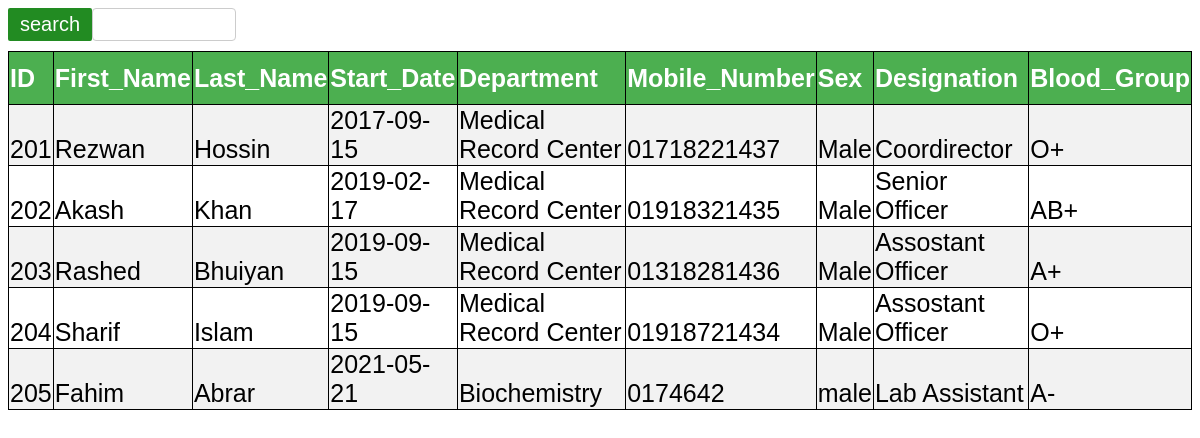
Page /HMS/display/list-employee.php on the committed database.
### tables this page shows
CREATE TABLE `employee` (
  `id` int(6) NOT NULL,
  `first_name` varchar(50) DEFAULT NULL,
  `last_name` varchar(50) NOT NULL,
  `start_date` date DEFAULT NULL,
  `department_name` varchar(50) NOT NULL,
  `mobile_number` varchar(11) DEFAULT NULL,
  `sex` varchar(50) DEFAULT NULL,
  `designation` varchar(50) NOT NULL,
  `blood_group` char(4) DEFAULT NULL
);

### HMS/display/list-employee.php (the view, shortened to what this page needs)
<!DOCTYPE html>
<html>
<head>
</head>
<body>
	<div class="container">
		<form action="search-amployee.php" method="post">
			<input type="text" name="search" >
			<button class="btn">search</button>
		</form>
	<table>
		<tr>
			<th>ID</th>
			<th>First_Name</th>
			<th>Last_Name</th>
			<th>Start_Date</th>
			<th>Department</th>
			<th>Mobile_Number</th>
			<th>Sex</th>
			<th>Designation</th>
			<th>Blood_Group</th>
		</tr>
		<?php
		$conn =mysqli_connect("localhost", "root", "", "hospital");
          $sql = "SELECT id,first_name,last_name,start_date,department_name,mobile_number,sex,designation,blood_group FROM employee";
            $result = $conn->query($sql);
            if ($result->num_rows > 0) {
            while($row = $result->fetch_assoc()) {
            echo "<tr><td> " . $row["id"]. "</td><td> " . $row["first_name"]. " </td><td>" . $row["last_name"]. "</td><td>" .$row["start_date"]."</td><td>".$row["department_name"]."</td><td>".$row["mobile_number"]."</td><td>".$row["sex"]."</td><td>".$row["designation"]."</td><td>".$row["blood_group"]."</td></tr>"; }
              echo"</table>";
               }
              else {
              echo "0 results";
               }
		?>
</body>
</html>

### HMS/display/list-employee.php (style rules this page uses)
.btn { background-color: #228B22; color: white; padding: 5px 12px; border: none; border-radius: 2px; cursor: pointer; float: left; font-size:20px; }
input[type=text] { width: 10%; padding: 8px 12px; border: 1px solid #ccc; border-radius: 4px; resize: vertical; margin-bottom:10px; }
.container { padding-bottom:10px; }
table { border-collapse:collapse; color:black; width:100%; font-family:sans-serif; font-size:25px; text-align:left; padding-left:15px; }
table,th,td { border:1px solid black; }
th { background-color:#4CAF50; color:white; height:50px; }
td { height:10px; vertical-align:bottom; }
tr:nth-child(even) { background-color: #f2f2f2 }

### rows in the picture
employee: id "201", first_name "Rezwan", last_name "Hossin", start_date "2017-09-15", department_name "Medical Record Center", mobile_number "01718221437", sex "Male", designation "Coordirector", blood_group "O+"
employee: id "202", first_name "Akash", last_name "Khan", start_date "2019-02-17", department_name "Medical Record Center", mobile_number "01918321435", sex "Male", designation "Senior Officer", blood_group "AB+"
employee: id "203", first_name "Rashed", last_name "Bhuiyan", start_date "2019-09-15", department_name "Medical Record Center", mobile_number "01318281436", sex "Male", designation "Assostant Officer", blood_group "A+"
employee: id "204", first_name "Sharif", last_name "Islam", start_date "2019-09-15", department_name "Medical Record Center", mobile_number "01918721434", sex "Male", designation "Assostant Officer", blood_group "O+"
employee: id "205", first_name "Fahim", last_name "Abrar", start_date "2021-05-21", department_name "Biochemistry", mobile_number "0174642", sex "male", designation "Lab Assistant", blood_group "A-"
